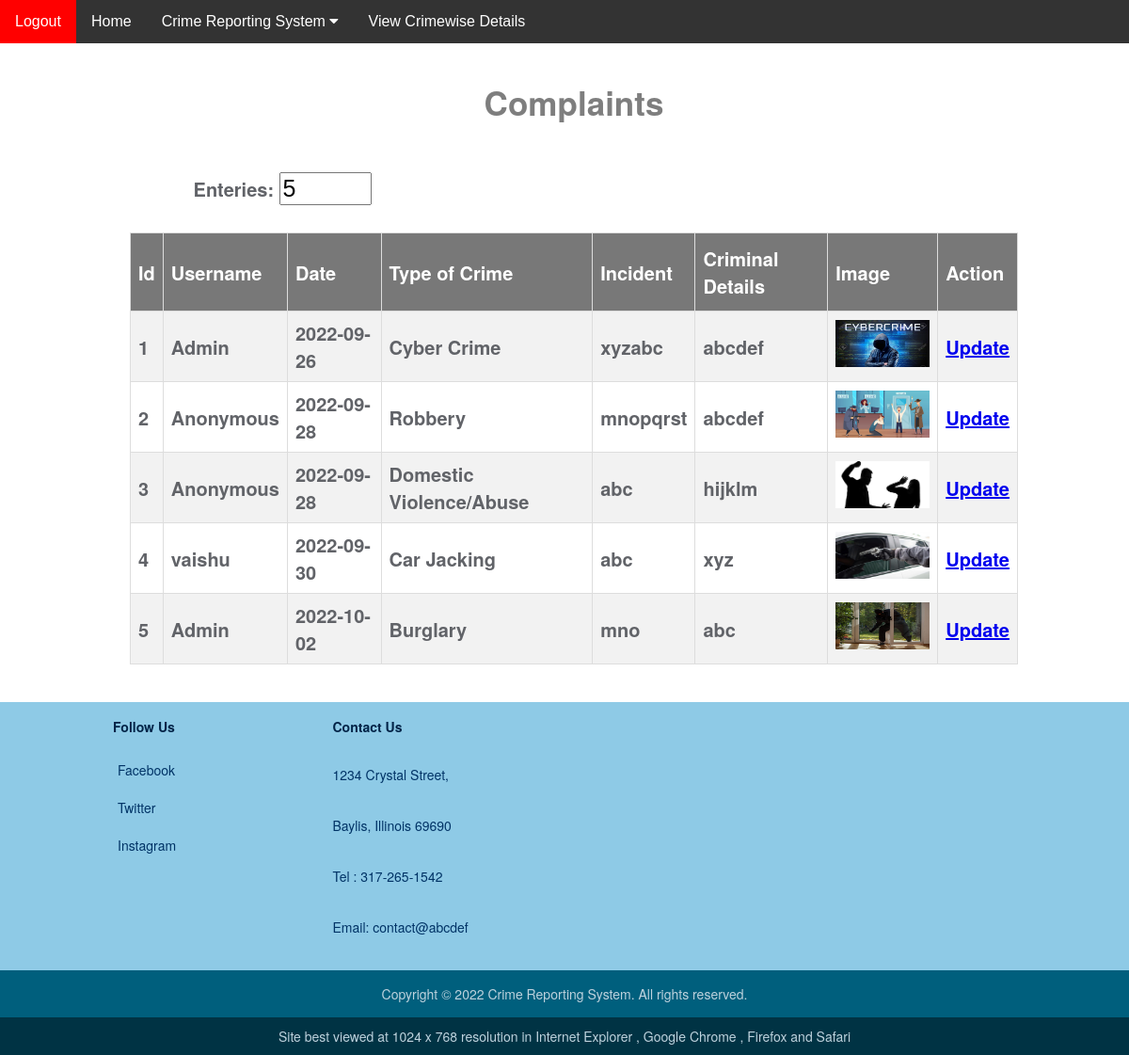
The page /manage_complaints.php on the database its author committed.
### tables this page shows
CREATE TABLE `report_crime` (
  `id` int(11) NOT NULL,
  `username` varchar(30) NOT NULL DEFAULT 'Anonymous',
  `todaydate` date NOT NULL,
  `type_of_crime` text NOT NULL,
  `incident` varchar(50) NOT NULL,
  `criminaldetail` varchar(50) NOT NULL,
  `img` varchar(255) NOT NULL
);

### database.php (called while the page is built, shortened)
<?php
class Database
{
    private $connection;
	public function connect_db() {
		$this->connection = mysqli_connect('localhost', 'root', '', 'crime_reporting_system');
	}
    public function viewcomplaints() {
		$sqlvc = "SELECT * FROM report_crime";
		$resvc = mysqli_query($this->connection, $sqlvc);
		if($resvc)
		{
			$rr = array();
			while($rrow = mysqli_fetch_array($resvc))
			{
				$rr[] = $rrow;
			}
			return $rr;
		}
	}
    public function totalcomplaints() {
		$sql = "SELECT * FROM report_crime";
		$res = mysqli_query($this->connection, $sql);
		if($res)
		{
			$rowcount = mysqli_num_rows($res);
			return $rowcount;
		}
	}
}
$database = new Database();
?>

### manage_complaints.php (the view, shortened to what this page needs)
<?php
include 'database.php';
$res = $database->viewcomplaints();
$r = $database->totalcomplaints();
?>
<!DOCTYPE html>
<html>
<head>
    <link rel="stylesheet" type="text/css" href="css/manage_complaints.css">
</head>
<body>
<?php
include 'top_bar.php';
 ?>
    <div class="complaints">
        <br><br>
        <h2 align="center">Complaints</h2>
        <form method="post" name="complaints">
      <br>
        <label>Enteries:</label>
        <input type="" name="totentries" style="font-size: 25px;" size="4" value="<?php echo $r; ?>">
        <br><br>
        <center>
         <section>
     	<table border="1" id="complaints">
                <tr>
                	<th>Id</th>
                    <th>Username</th>
                	<th>Date</th>
                	<th>Type of Crime</th>
                	<th>Incident</th>
                    <th>Criminal Details</th>
                    <th>Image</th>
                	<th>Action</th>
                </tr>
<?php
if($r > 0)
{
   foreach($res as $row) {
	?>
		<tr>
			<td><?php echo $row['id']; ?></td>
            <td><?php echo $row['username'];?></td>
	    	<td><?php echo $row['todaydate']; ?></td>
			<td><?php echo $row['type_of_crime']; ?></td>
			<td><?php echo $row['incident']; ?></td>
            <td><?php echo $row['criminaldetail'];?></td>
            <td><img src="<?php echo "uploads/".$row['img'];?>" width="100" height="50"></td>
			<td><a href="updatecomplaints.php?id=<?php echo $row['id']; ?>">Update</a></td>
		</tr>
	<?php
   }
}
else
{
?>
    <tr>
        <td>No record available</td>
    </tr>
    <?php
}
?>
</table>
</section>
</center>
</form>
</div>
</body>
</html>
<?php
include "footer.php";
?>

### top_bar.php (shortened to what this page needs)
<!DOCTYPE html>
<html>
<head>
<link rel="stylesheet" href="https://cdnjs.cloudflare.com/ajax/libs/font-awesome/4.7.0/css/font-awesome.min.css">
<link rel="stylesheet" type="text/css" href="css/topbar.css">
</head>
<body>
<div class="navbar">
  <a href="welcome.php">Logout</a>
  <a href="home_page.php">Home</a>
  <div class="dropdown">
  <button class="dropbtn" onclick="myFunction()">Crime Reporting System
    <i class="fa fa-caret-down"></i>
  </button>
  </div>
  <a href="view_crime.php">View Crimewise Details</a>
</div>
</body>
</html>

### footer.php
<link rel="stylesheet" type="text/css" href="css/footer.css">
<footer>
<div class="container">
      <div class="follow_us">
        <label>Follow Us</label>
        <ul>
            <li><a href="https://www.facebook.com/">Facebook</a></li>
            <li><a href="https://twitter.com/">Twitter</a></li>
            <li><a href="https://www.instagram.com/">Instagram</a></li>
        </ul>
      </div>
      <div class="contact" id="contactus">
        <label>Contact Us</label>
        <ul>
            <p>1234 Crystal Street,</p><p>Baylis, Illinois 69690</p>
            <p>Tel : 317-265-1542</p>
            <p> Email: contact@abcdef</p>
        </ul>
      </div>
</div>
    <div class="copyright">
        <span>Copyright &copy; 2022 Crime Reporting System. All rights reserved.</span>
    </div>
    <div class="bestview">
    <span>Site best viewed at 1024 x 768 resolution in Internet Explorer , Google Chrome , Firefox  and Safari </span>
    </div>
</footer>

### css/manage_complaints.css (style rules this page uses)
body { background-color: white; margin: 0px; }
.complaints h2 { text-align: center; font-size: 35px; color: black; opacity: 0.5; padding-top: 20px; padding-bottom: 20px; margin: 0 auto; }
.complaints { color: #616368; position: relative; top: -40px; margin-left: 35%; font-size: 20px; font-weight: 600; font-family: verdana, "Helvetica Neue", Helvetica, Arial, sans-serif; font-weight: bold; margin-left: 20px; }
table { font-family: verdana, "Helvetica Neue", Helvetica, Arial, sans-serif; border-collapse: collapse; width: 80%; }
#complaints td, #complaints th { border: 1px solid #ddd; padding: 8px; }
#complaints tr:nth-child(even) { background-color: #f2f2f2; }
#complaints th { padding-top: 12px; padding-bottom: 12px; text-align: left; background-color: rgb(120,120,120); color: white; }

### css/topbar.css (style rules this page uses)
.navbar { overflow: hidden; background-color: #333; font-family: Arial, Helvetica, sans-serif; }
.navbar a { float: left; font-size: 16px; color: white; text-align: center; padding: 14px 16px; text-decoration: none; }
.dropdown { float: left; overflow: hidden; }
.dropdown .dropbtn { cursor: pointer; font-size: 16px; border: none; outline: none; color: white; padding: 14px 16px; background-color: inherit; font-family: inherit; margin: 0; }

### css/footer.css (style rules this page uses)
body { margin: 0px; }
footer .container { width: 90%; background-color: fuchsia; margin: 0px auto; }
footer { clear: both; background-color: #8ecae6; width: 100%; text-align: left; }
footer ul { background-color: #8ecae6; }
footer p { font-size: 14px; font-family: verdana, "Helvetica Neue", Helvetica, Arial, sans-serif; color: #003366; padding: 5px; padding-top: 15px; }
footer a { font-size: 14px; font-family: verdana, "Helvetica Neue", Helvetica, Arial, sans-serif; padding-top: 20px; color: #003366; text-decoration: none; }
footer label { font-family: verdana, "Helvetica Neue", Helvetica, Arial, sans-serif; margin-left: 45px; font-size: 14px; line-height: 15px; margin-bottom: 500px; font-weight: 600; color: #002347; }
.follow_us { padding: 10px; margin: 5px; margin-top: 8px; float: left; }
footer .contact { padding: 10px; margin: 5px; margin-left: 8%; margin-right: 5%; margin-top: 8px; float: left; }
footer ul li { padding: 10px; list-style: none; }
footer .copyright { font-family: verdana, "Helvetica Neue", Helvetica, Arial, sans-serif; color: #bed2dd; background-color: #005f7d; clear: both; text-align: center; width: 100%; font-size: 14px; padding-top: 15px; padding-bottom: 15px; }
footer .bestview { background-color: #003344; font-family: verdana, "Helvetica Neue", Helvetica, Arial, sans-serif; color: #bed2dd; clear: both; text-align: center; width: 100%; font-size: 14px; padding-top: 10px; padding-bottom: 10px; }

### rows shown on the page
report_crime: id "1", username "Admin", todaydate "2022-09-26", type_of_crime "Cyber Crime", incident "xyzabc", criminaldetail "abcdef", img (picture)
report_crime: id "2", username "Anonymous", todaydate "2022-09-28", type_of_crime "Robbery", incident "mnopqrst", criminaldetail "abcdef", img (picture)
report_crime: id "3", username "Anonymous", todaydate "2022-09-28", type_of_crime "Domestic Violence/Abuse", incident "abc", criminaldetail "hijklm", img (picture)
report_crime: id "4", username "vaishu", todaydate "2022-09-30", type_of_crime "Car Jacking", incident "abc", criminaldetail "xyz", img (picture)
report_crime: id "5", username "Admin", todaydate "2022-10-02", type_of_crime "Burglary", incident "mno", criminaldetail "abc", img (picture)
